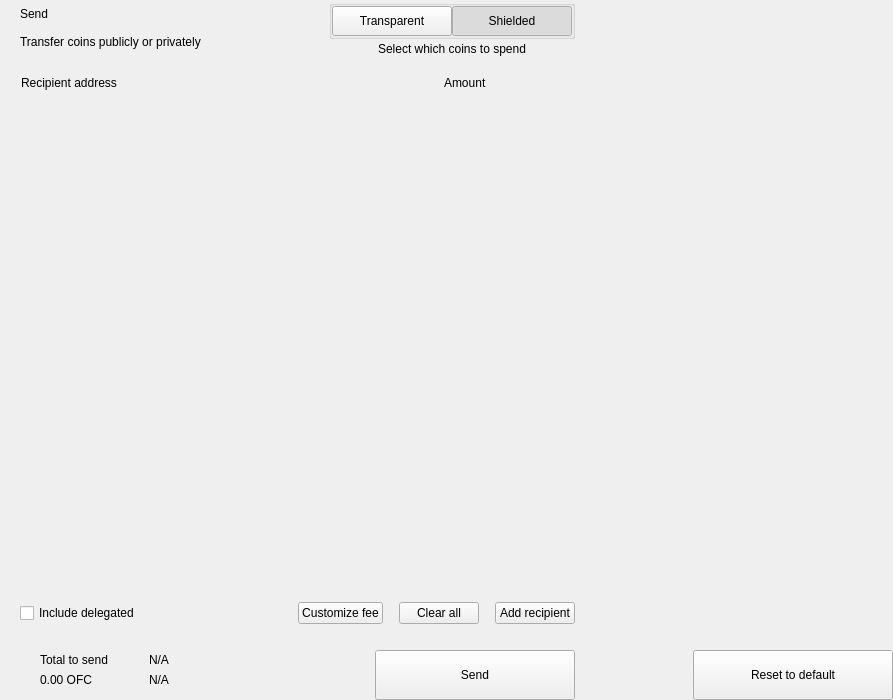
<?xml version="1.0" encoding="UTF-8"?>
<ui version="4.0">
 <class>send</class>
 <widget class="QWidget" name="send">
  <property name="geometry">
   <rect>
    <x>0</x>
    <y>0</y>
    <width>893</width>
    <height>700</height>
   </rect>
  </property>
  <property name="windowTitle">
   <string notr="true">N/A</string>
  </property>
  <layout class="QHBoxLayout" name="horizontalLayout_2" stretch="2,1">
   <property name="spacing">
    <number>0</number>
   </property>
   <property name="leftMargin">
    <number>0</number>
   </property>
   <property name="topMargin">
    <number>0</number>
   </property>
   <property name="rightMargin">
    <number>0</number>
   </property>
   <property name="bottomMargin">
    <number>0</number>
   </property>
   <item>
    <widget class="QWidget" name="left" native="true">
     <layout class="QVBoxLayout" name="verticalLayout_3">
      <property name="spacing">
       <number>0</number>
      </property>
      <property name="leftMargin">
       <number>0</number>
      </property>
      <property name="topMargin">
       <number>0</number>
      </property>
      <property name="rightMargin">
       <number>0</number>
      </property>
      <property name="bottomMargin">
       <number>0</number>
      </property>
      <item>
       <layout class="QVBoxLayout" name="verticalLayout_22" stretch="0,0,0,1,0,0,0,0">
        <property name="spacing">
         <number>0</number>
        </property>
        <item>
         <layout class="QHBoxLayout" name="horizontalLayout_3">
          <property name="spacing">
           <number>0</number>
          </property>
          <property name="leftMargin">
           <number>20</number>
          </property>
          <property name="rightMargin">
           <number>20</number>
          </property>
          <item>
           <layout class="QVBoxLayout" name="verticalLayout">
            <property name="spacing">
             <number>0</number>
            </property>
            <item>
             <widget class="QLabel" name="labelTitle">
              <property name="text">
               <string>Send</string>
              </property>
              <property name="alignment">
               <set>Qt::AlignLeading|Qt::AlignLeft|Qt::AlignVCenter</set>
              </property>
             </widget>
            </item>
            <item>
             <widget class="QLabel" name="labelSubtitle1">
              <property name="text">
               <string>Transfer coins publicly or privately</string>
              </property>
             </widget>
            </item>
           </layout>
          </item>
          <item>
           <spacer name="horizontalSpacer">
            <property name="orientation">
             <enum>Qt::Horizontal</enum>
            </property>
            <property name="sizeHint" stdset="0">
             <size>
              <width>40</width>
              <height>20</height>
             </size>
            </property>
           </spacer>
          </item>
          <item>
           <layout class="QVBoxLayout" name="verticalLayout_6">
            <property name="spacing">
             <number>3</number>
            </property>
            <item alignment="Qt::AlignHCenter">
             <widget class="QGroupBox" name="groupBox">
              <property name="styleSheet">
               <string notr="true">#groupBox{
padding-top:2px;
}</string>
              </property>
              <property name="title">
               <string/>
              </property>
              <property name="alignment">
               <set>Qt::AlignCenter</set>
              </property>
              <layout class="QHBoxLayout" name="horizontalLayout_4">
               <property name="spacing">
                <number>0</number>
               </property>
               <property name="leftMargin">
                <number>0</number>
               </property>
               <property name="topMargin">
                <number>0</number>
               </property>
               <property name="rightMargin">
                <number>0</number>
               </property>
               <property name="bottomMargin">
                <number>0</number>
               </property>
               <item>
                <widget class="QPushButton" name="pushLeft">
                 <property name="minimumSize">
                  <size>
                   <width>120</width>
                   <height>30</height>
                  </size>
                 </property>
                 <property name="maximumSize">
                  <size>
                   <width>120</width>
                   <height>30</height>
                  </size>
                 </property>
                 <property name="focusPolicy">
                  <enum>Qt::NoFocus</enum>
                 </property>
                 <property name="text">
                  <string>Transparent</string>
                 </property>
                 <property name="checkable">
                  <bool>true</bool>
                 </property>
                 <property name="autoExclusive">
                  <bool>true</bool>
                 </property>
                </widget>
               </item>
               <item>
                <widget class="QPushButton" name="pushRight">
                 <property name="minimumSize">
                  <size>
                   <width>120</width>
                   <height>30</height>
                  </size>
                 </property>
                 <property name="maximumSize">
                  <size>
                   <width>120</width>
                   <height>30</height>
                  </size>
                 </property>
                 <property name="focusPolicy">
                  <enum>Qt::NoFocus</enum>
                 </property>
                 <property name="text">
                  <string>Shielded</string>
                 </property>
                 <property name="checkable">
                  <bool>true</bool>
                 </property>
                 <property name="checked">
                  <bool>true</bool>
                 </property>
                 <property name="autoExclusive">
                  <bool>true</bool>
                 </property>
                </widget>
               </item>
              </layout>
             </widget>
            </item>
            <item alignment="Qt::AlignHCenter|Qt::AlignTop">
             <widget class="QLabel" name="labelSubtitle2">
              <property name="styleSheet">
               <string notr="true"/>
              </property>
              <property name="text">
               <string>Select which coins to spend</string>
              </property>
              <property name="alignment">
               <set>Qt::AlignCenter</set>
              </property>
              <property name="indent">
               <number>0</number>
              </property>
             </widget>
            </item>
           </layout>
          </item>
         </layout>
        </item>
        <item>
         <spacer name="verticalSpacer_2">
          <property name="orientation">
           <enum>Qt::Vertical</enum>
          </property>
          <property name="sizeType">
           <enum>QSizePolicy::Fixed</enum>
          </property>
          <property name="sizeHint" stdset="0">
           <size>
            <width>20</width>
            <height>20</height>
           </size>
          </property>
         </spacer>
        </item>
        <item>
         <layout class="QHBoxLayout" name="horizontalLayout" stretch="6,0,2">
          <property name="spacing">
           <number>0</number>
          </property>
          <property name="leftMargin">
           <number>10</number>
          </property>
          <property name="topMargin">
           <number>0</number>
          </property>
          <property name="rightMargin">
           <number>20</number>
          </property>
          <property name="bottomMargin">
           <number>0</number>
          </property>
          <item>
           <widget class="QLabel" name="labelSubtitleAddress">
            <property name="styleSheet">
             <string notr="true">margin-left:8px;</string>
            </property>
            <property name="text">
             <string>Recipient address</string>
            </property>
           </widget>
          </item>
          <item>
           <spacer name="horizontalSpacer_3">
            <property name="orientation">
             <enum>Qt::Horizontal</enum>
            </property>
            <property name="sizeType">
             <enum>QSizePolicy::Fixed</enum>
            </property>
            <property name="sizeHint" stdset="0">
             <size>
              <width>40</width>
              <height>1</height>
             </size>
            </property>
           </spacer>
          </item>
          <item>
           <widget class="QLabel" name="labelSubtitleAmount">
            <property name="text">
             <string>Amount</string>
            </property>
           </widget>
          </item>
         </layout>
        </item>
        <item>
         <widget class="QScrollArea" name="scrollArea">
          <property name="minimumSize">
           <size>
            <width>0</width>
            <height>350</height>
           </size>
          </property>
          <property name="styleSheet">
           <string notr="true">#scrollArea {
            background:transparent;
            margin-top:10px;
}</string>
          </property>
          <property name="horizontalScrollBarPolicy">
           <enum>Qt::ScrollBarAlwaysOff</enum>
          </property>
          <property name="sizeAdjustPolicy">
           <enum>QAbstractScrollArea::AdjustIgnored</enum>
          </property>
          <property name="widgetResizable">
           <bool>true</bool>
          </property>
          <property name="alignment">
           <set>Qt::AlignLeading|Qt::AlignLeft|Qt::AlignTop</set>
          </property>
          <widget class="QWidget" name="scrollAreaWidgetContents">
           <property name="geometry">
            <rect>
             <x>0</x>
             <y>0</y>
             <width>591</width>
             <height>16</height>
            </rect>
           </property>
           <property name="sizePolicy">
            <sizepolicy hsizetype="Preferred" vsizetype="Maximum">
             <horstretch>0</horstretch>
             <verstretch>0</verstretch>
            </sizepolicy>
           </property>
           <property name="autoFillBackground">
            <bool>false</bool>
           </property>
           <property name="styleSheet">
            <string notr="true">#scrollAreaWidgetContents {
             background:transparent;
             }</string>
           </property>
           <layout class="QVBoxLayout" name="verticalLayout_7">
            <property name="spacing">
             <number>0</number>
            </property>
            <property name="sizeConstraint">
             <enum>QLayout::SetDefaultConstraint</enum>
            </property>
            <property name="leftMargin">
             <number>0</number>
            </property>
            <property name="topMargin">
             <number>0</number>
            </property>
            <property name="rightMargin">
             <number>0</number>
            </property>
            <property name="bottomMargin">
             <number>0</number>
            </property>
           </layout>
          </widget>
         </widget>
        </item>
        <item>
         <spacer name="verticalSpacer_4">
          <property name="orientation">
           <enum>Qt::Vertical</enum>
          </property>
          <property name="sizeType">
           <enum>QSizePolicy::Fixed</enum>
          </property>
          <property name="sizeHint" stdset="0">
           <size>
            <width>20</width>
            <height>20</height>
           </size>
          </property>
         </spacer>
        </item>
        <item>
         <layout class="QHBoxLayout" name="horizontalLayout_20">
          <property name="spacing">
           <number>6</number>
          </property>
          <property name="leftMargin">
           <number>20</number>
          </property>
          <property name="rightMargin">
           <number>20</number>
          </property>
          <item>
           <widget class="QCheckBox" name="checkBoxDelegations">
            <property name="layoutDirection">
             <enum>Qt::LeftToRight</enum>
            </property>
            <property name="text">
             <string>Include delegated</string>
            </property>
           </widget>
          </item>
          <item>
           <spacer name="horizontalSpacer_4">
            <property name="orientation">
             <enum>Qt::Horizontal</enum>
            </property>
            <property name="sizeHint" stdset="0">
             <size>
              <width>10</width>
              <height>20</height>
             </size>
            </property>
           </spacer>
          </item>
          <item>
           <widget class="QPushButton" name="pushButtonFee">
            <property name="focusPolicy">
             <enum>Qt::NoFocus</enum>
            </property>
            <property name="text">
             <string>Customize fee</string>
            </property>
           </widget>
          </item>
          <item>
           <spacer name="horizontalSpacer_11">
            <property name="orientation">
             <enum>Qt::Horizontal</enum>
            </property>
            <property name="sizeType">
             <enum>QSizePolicy::Minimum</enum>
            </property>
            <property name="sizeHint" stdset="0">
             <size>
              <width>10</width>
              <height>20</height>
             </size>
            </property>
           </spacer>
          </item>
          <item>
           <widget class="QPushButton" name="pushButtonClear">
            <property name="focusPolicy">
             <enum>Qt::NoFocus</enum>
            </property>
            <property name="layoutDirection">
             <enum>Qt::RightToLeft</enum>
            </property>
            <property name="text">
             <string>Clear all</string>
            </property>
           </widget>
          </item>
          <item>
           <spacer name="horizontalSpacer_6">
            <property name="orientation">
             <enum>Qt::Horizontal</enum>
            </property>
            <property name="sizeType">
             <enum>QSizePolicy::Fixed</enum>
            </property>
            <property name="sizeHint" stdset="0">
             <size>
              <width>10</width>
              <height>20</height>
             </size>
            </property>
           </spacer>
          </item>
          <item>
           <widget class="QPushButton" name="pushButtonAddRecipient">
            <property name="focusPolicy">
             <enum>Qt::NoFocus</enum>
            </property>
            <property name="text">
             <string>Add recipient</string>
            </property>
           </widget>
          </item>
         </layout>
        </item>
        <item>
         <spacer name="verticalSpacer">
          <property name="orientation">
           <enum>Qt::Vertical</enum>
          </property>
          <property name="sizeType">
           <enum>QSizePolicy::Fixed</enum>
          </property>
          <property name="sizeHint" stdset="0">
           <size>
            <width>20</width>
            <height>16</height>
           </size>
          </property>
         </spacer>
        </item>
        <item>
         <layout class="QHBoxLayout" name="horizontalLayout_7">
          <property name="rightMargin">
           <number>20</number>
          </property>
          <item>
           <layout class="QHBoxLayout" name="horizontalLayout_10">
            <property name="spacing">
             <number>0</number>
            </property>
            <property name="leftMargin">
             <number>8</number>
            </property>
            <item>
             <widget class="QStackedWidget" name="stackedWidget">
              <property name="minimumSize">
               <size>
                <width>0</width>
                <height>60</height>
               </size>
              </property>
              <property name="maximumSize">
               <size>
                <width>16777215</width>
                <height>60</height>
               </size>
              </property>
              <widget class="QWidget" name="page1">
               <layout class="QVBoxLayout" name="verticalLayout_71" stretch="0">
                <property name="spacing">
                 <number>6</number>
                </property>
                <property name="leftMargin">
                 <number>12</number>
                </property>
                <property name="topMargin">
                 <number>0</number>
                </property>
                <property name="rightMargin">
                 <number>0</number>
                </property>
                <property name="bottomMargin">
                 <number>0</number>
                </property>
                <item>
                 <widget class="QWidget" name="coinWidget" native="true">
                  <property name="minimumSize">
                   <size>
                    <width>0</width>
                    <height>60</height>
                   </size>
                  </property>
                  <property name="maximumSize">
                   <size>
                    <width>16777215</width>
                    <height>60</height>
                   </size>
                  </property>
                  <layout class="QHBoxLayout" name="horizontalLayout_9">
                   <property name="spacing">
                    <number>0</number>
                   </property>
                   <property name="leftMargin">
                    <number>20</number>
                   </property>
                   <property name="topMargin">
                    <number>10</number>
                   </property>
                   <property name="rightMargin">
                    <number>20</number>
                   </property>
                   <property name="bottomMargin">
                    <number>10</number>
                   </property>
                   <item>
                    <layout class="QVBoxLayout" name="verticalSend">
                     <property name="spacing">
                      <number>0</number>
                     </property>
                     <item>
                      <widget class="QLabel" name="labelTitleTotalSend">
                       <property name="text">
                        <string>Total to send</string>
                       </property>
                      </widget>
                     </item>
                     <item>
                      <widget class="QLabel" name="labelAmountSend">
                       <property name="text">
                        <string notr="true">0.00 OFC</string>
                       </property>
                      </widget>
                     </item>
                    </layout>
                   </item>
                   <item>
                    <spacer name="horizontalSpacer_9">
                     <property name="orientation">
                      <enum>Qt::Horizontal</enum>
                     </property>
                     <property name="sizeType">
                      <enum>QSizePolicy::Fixed</enum>
                     </property>
                     <property name="sizeHint" stdset="0">
                      <size>
                       <width>20</width>
                       <height>20</height>
                      </size>
                     </property>
                    </spacer>
                   </item>
                   <item>
                    <widget class="QLabel" name="labelLine">
                     <property name="minimumSize">
                      <size>
                       <width>1</width>
                       <height>0</height>
                      </size>
                     </property>
                     <property name="maximumSize">
                      <size>
                       <width>1</width>
                       <height>16777215</height>
                      </size>
                     </property>
                     <property name="text">
                      <string/>
                     </property>
                    </widget>
                   </item>
                   <item>
                    <spacer name="horizontalSpacer_10">
                     <property name="orientation">
                      <enum>Qt::Horizontal</enum>
                     </property>
                     <property name="sizeType">
                      <enum>QSizePolicy::Fixed</enum>
                     </property>
                     <property name="sizeHint" stdset="0">
                      <size>
                       <width>20</width>
                       <height>20</height>
                      </size>
                     </property>
                    </spacer>
                   </item>
                   <item>
                    <layout class="QVBoxLayout" name="verticalRemaining">
                     <property name="spacing">
                      <number>0</number>
                     </property>
                     <item>
                      <widget class="QLabel" name="labelTitleTotalRemaining">
                       <property name="text">
                        <string notr="true">N/A</string>
                       </property>
                      </widget>
                     </item>
                     <item>
                      <widget class="QLabel" name="labelAmountRemaining">
                       <property name="text">
                        <string notr="true">N/A</string>
                       </property>
                      </widget>
                     </item>
                    </layout>
                   </item>
                  </layout>
                 </widget>
                </item>
               </layout>
              </widget>
              <widget class="QWidget" name="page_2"/>
             </widget>
            </item>
           </layout>
          </item>
          <item>
           <spacer name="horizontalSpacer_5">
            <property name="orientation">
             <enum>Qt::Horizontal</enum>
            </property>
            <property name="sizeType">
             <enum>QSizePolicy::Expanding</enum>
            </property>
            <property name="sizeHint" stdset="0">
             <size>
              <width>40</width>
              <height>20</height>
             </size>
            </property>
           </spacer>
          </item>
          <item alignment="Qt::AlignBottom">
           <widget class="QPushButton" name="pushButtonSave">
            <property name="minimumSize">
             <size>
              <width>200</width>
              <height>50</height>
             </size>
            </property>
            <property name="maximumSize">
             <size>
              <width>200</width>
              <height>50</height>
             </size>
            </property>
            <property name="focusPolicy">
             <enum>Qt::NoFocus</enum>
            </property>
            <property name="text">
             <string>Send</string>
            </property>
           </widget>
          </item>
         </layout>
        </item>
       </layout>
      </item>
     </layout>
    </widget>
   </item>
   <item>
    <widget class="QWidget" name="right" native="true">
     <layout class="QVBoxLayout" name="verticalLayout_5">
      <property name="leftMargin">
       <number>0</number>
      </property>
      <property name="topMargin">
       <number>0</number>
      </property>
      <property name="rightMargin">
       <number>0</number>
      </property>
      <property name="bottomMargin">
       <number>0</number>
      </property>
      <item>
       <layout class="QVBoxLayout" name="verticalLayout_4">
        <property name="spacing">
         <number>6</number>
        </property>
        <item>
         <widget class="OptionButton" name="btnCoinControl" native="true">
          <property name="minimumSize">
           <size>
            <width>0</width>
            <height>50</height>
           </size>
          </property>
         </widget>
        </item>
        <item>
         <widget class="OptionButton" name="btnChangeAddress" native="true">
          <property name="minimumSize">
           <size>
            <width>0</width>
            <height>50</height>
           </size>
          </property>
         </widget>
        </item>
        <item>
         <widget class="OptionButton" name="btnUri" native="true">
          <property name="minimumSize">
           <size>
            <width>0</width>
            <height>50</height>
           </size>
          </property>
         </widget>
        </item>
        <item>
         <widget class="OptionButton" name="btnShieldCoins" native="true">
          <property name="minimumSize">
           <size>
            <width>0</width>
            <height>50</height>
           </size>
          </property>
         </widget>
        </item>
        <item>
         <spacer name="verticalSpacer_5">
          <property name="orientation">
           <enum>Qt::Vertical</enum>
          </property>
          <property name="sizeHint" stdset="0">
           <size>
            <width>20</width>
            <height>40</height>
           </size>
          </property>
         </spacer>
        </item>
        <item>
         <layout class="QHBoxLayout" name="horizontalLayout_8">
          <item>
           <spacer name="horizontalSpacer_7">
            <property name="orientation">
             <enum>Qt::Horizontal</enum>
            </property>
            <property name="sizeHint" stdset="0">
             <size>
              <width>40</width>
              <height>20</height>
             </size>
            </property>
           </spacer>
          </item>
          <item>
           <widget class="QPushButton" name="pushButtonReset">
            <property name="minimumSize">
             <size>
              <width>200</width>
              <height>50</height>
             </size>
            </property>
            <property name="maximumSize">
             <size>
              <width>200</width>
              <height>50</height>
             </size>
            </property>
            <property name="focusPolicy">
             <enum>Qt::NoFocus</enum>
            </property>
            <property name="text">
             <string>Reset to default</string>
            </property>
           </widget>
          </item>
         </layout>
        </item>
       </layout>
      </item>
     </layout>
    </widget>
   </item>
  </layout>
 </widget>
 <customwidgets>
  <customwidget>
   <class>OptionButton</class>
   <extends>QWidget</extends>
   <header>qt/offense_coin/optionbutton.h</header>
   <container>1</container>
  </customwidget>
 </customwidgets>
 <resources/>
 <connections/>
</ui>
